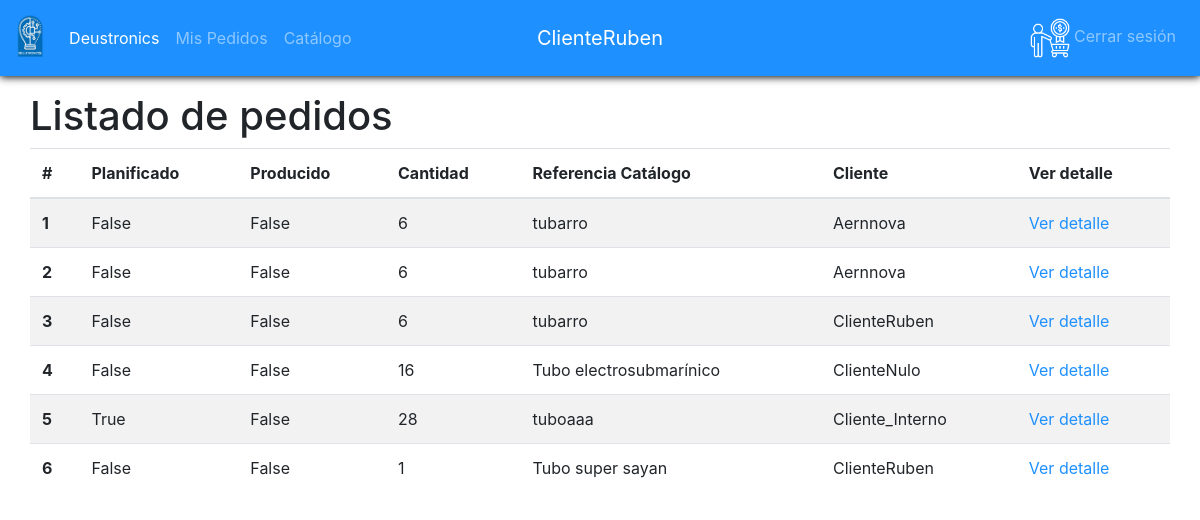
/pedidos/ (signed in), run on an earlier commit of the app's database.
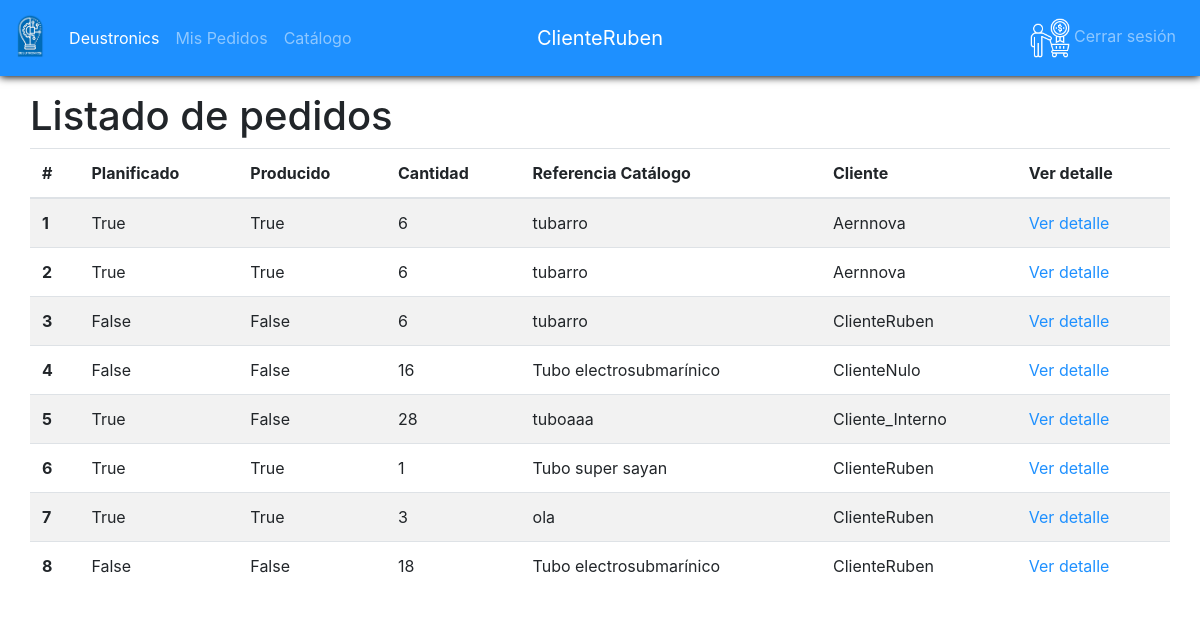
And on a later commit of the database.
### app/models.py (models this page shows, shortened)
class Pedido(models.Model):
    planificado = models.BooleanField()
    producido = models.BooleanField()
    cantidad = models.IntegerField()
    catalogo = models.ForeignKey(
        Catalogo, on_delete=models.SET_NULL, null=True)
    cliente = models.ForeignKey(Cliente, on_delete=models.SET_NULL, null=True)
    importe=models.FloatField()

class Catalogo(models.Model):
    descripcion = models.CharField(max_length=250)
    nombre = models.CharField(max_length=100, default="NombreDefault")
    precio = models.FloatField(default = 0.0)
    def __str__(self):
       return self.nombre

class Cliente(models.Model):
    nombre = models.CharField(max_length=100)
    usuario = models.ForeignKey(User, on_delete=models.CASCADE,unique=True)
    def __str__(self):
       return self.nombre

### app/views.py (the view)
# urls.py: path('pedidos/', login_required(views.PedidoListView.as_view()), name='pedido_lista'),
class PedidoListView(View):
    def get(self, request, *args, **kwargs):
        context = {
            'pedidos': Pedido.objects.all(),
            'urlBotonFlotante':reverse('pedido_create_manual')
        }
        return render(request, "pedido_lista.html", context)

### app/templatetags/sesion_tags.py (called while the page is built)
@register.filter(name='has_group')
def has_group(user, group_name):
    return user.groups.filter(name=group_name).exists()

### app/templates/pedido_lista.html
{%extends 'base.html'%} {% block content%}
<h1>
  Listado de pedidos
</h1>
<table class="table table-striped">
  <thead>
    <tr>
      <th scope="col">#</th>
      <th scope="col">Planificado</th>
      <th scope="col">Producido</th>
      <th scope="col">Cantidad</th>
      <th scope="col">Referencia Catálogo</th>
      <th scope="col">Cliente</th>
      <th scope="col">Ver detalle</th>
    </tr>
  </thead>
  <tbody>
    {%for pedido in pedidos%}
    <tr>
      <th scope="row">{{pedido.id}}</th>
      <td>{{pedido.planificado}}</td>
      <td>{{pedido.producido}}</td>
      <td>{{pedido.cantidad}}</td>
      <td>{{pedido.catalogo}}</td>
      <td>{{pedido.cliente}}</td>
      <td><a href="{%url 'pedido_detalle' pedido.id %}"> Ver detalle</a></td>
    </tr>
    {%endfor%}
  </tbody>
</table>
{%endblock%}

### app/templates/base.html (shortened to what this page needs)
{%load static %} {% load sesion_tags %}
<!DOCTYPE html>
<html lang="en">
<head>
  <link rel="stylesheet" href="{% static 'main.css'%}" />
</head>
<body>
  {% block nav%}
  <nav class="navbar navbar-expand-md navbar-dark bg-primary mb-3" id="navbar">
    <div class="navbar-collapse collapse w-100 order-1 order-md-0 dual-collapse2">
      <a class="navbar-brand" href="{%url 'index' %}"><img src="{% static 'Desuto5.png' %}" alt="" id="logo" /></a>
      <ul class="navbar-nav mr-auto">
        <li class="nav-item active">
          <a class="nav-link" href="{%url 'index' %}">Deustronics</a>
        </li>
        {% if request.user|has_group:"OPERARIO" %}
        <li class="nav-item">
          <a class="nav-link" href="{% url 'mis_tareas'%}">Mis tareas</a>
        </li>
        {% elif request.user|has_group:"CLIENTE" %}
        <li class="nav-item">
          <a class="nav-link" href="{%url 'mis_pedidos' %}">Mis Pedidos</a>
        </li>
        <li class="nav-item">
          <a class="nav-link" href="{%url 'catalogo_lista' %}">Catálogo</a>
        </li>
        {% elif request.user|has_group:"RESPONSABLE" %}
        <li class="nav-item">
          <a class="nav-link" href="#">Nuevos Pedidos</a>
        </li>
        {%endif%}
      </ul>
    </div>
    <div class="mx-auto order-0">
      <a class="navbar-brand mx-auto" href="#">{{user.get_username}}</a>
    </div>
    <div class="navbar-collapse collapse w-100 order-3 dual-collapse2">
      <ul class="navbar-nav ml-auto">
        <li class="nav-item">
          <a class="nav-link" href="{%url 'logout' %}">
            {% if request.user|has_group:"OPERARIO" %}
            <img class="user-type-icon" src="{%static 'icons/Operario.png'%}" alt="" />
            {% elif request.user|has_group:"CLIENTE" %}
            <img class="user-type-icon" src="{%static 'icons/Cliente.png'%}" alt="" />
            {% elif request.user|has_group:"RESPONSABLE" %}
            <img class="user-type-icon" src="{%static 'icons/Responsable.png'%}" alt="" />
            {%else%}
            <img class="user-type-icon" src="{%static 'icons/Admin.png'%}" alt="" />
            {%endif%}
            <span> Cerrar sesión </span></a>
        </li>
      </ul>
    </div>
  </nav>
  {%endblock%}
  <div class="container fill">
    <div class="row">
      {%block content %} {%endblock%}
    </div>
  </div>
</body>
</html>

What changed in the data, as far as the page shows it:
changed Pedido id 1: planificado "False" → "True"; producido "False" → "True"
changed Pedido id 2: planificado "False" → "True"; producido "False" → "True"
changed Pedido "Tubo super sayan": planificado "False" → "True"; producido "False" → "True"
added Pedido: id "7", planificado "True", producido "True", cantidad "3", catalogo "ola", cliente "ClienteRuben"
added Pedido: id "8", planificado "False", producido "False", cantidad "18", catalogo "Tubo electrosubmarínico", cliente "ClienteRuben"
